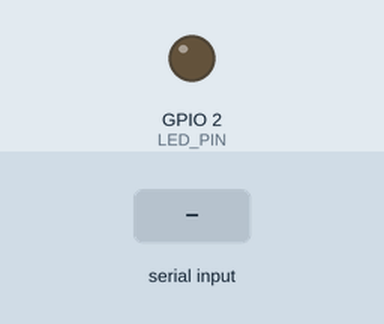
This sketch was run on a simulated ESP32. Shown: output pins drawn as LEDs (lit = HIGH). The inputs (shaded band) are chosen by the test bench. What the sketch prints to the serial monitor is not drawn.

Above: at 1.2 s.
1.3 s: "90,45\n" received over Serial
2.8 s: "8\n" received over Serial
Timing chart, 0 to 9.4 s (numbered marks = the images above; inputs shaded):
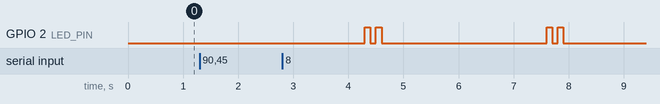

Measured:
- after the input at 1.3 s, every drawn part: stays the same

The sketch:

input-read.ino
```cpp
#include <Arduino.h>
#define LED_PIN 2  // Pin number for the ESP32 built-in LED
void setup()
{
  Serial.begin(9600);
  pinMode(LED_PIN, OUTPUT);
  Serial.println("Por favor aproxime seu cartao no sensor: "); // Prompt for UID input
}
void loop()
{
  if (Serial.available())
  {
    String input = Serial.readStringUntil('\n'); // Read the input from the terminal until a newline character is encountered

    if (input.length() > 0)
    {
      Serial.print("UID tag: ");
      Serial.println(input);

      input.replace(" ", ""); // Remove any spaces from the input string
      input.toUpperCase();

      if (input.length() == 8) // Check if the input string has the correct length
      {
        // Convert the input string to bytes
        byte uidBytes[4];
        for (byte i = 0; i < 4; i++)
        {
          String byteStr = input.substring(i * 2, i * 2 + 2);
          uidBytes[i] = strtol(byteStr.c_str(), nullptr, 16);
        }

        // Compare the UID bytes with the authorized UID
        if (uidBytes[0] == 0x70 && uidBytes[1] == 0xEA && uidBytes[2] == 0xAE && uidBytes[3] == 0x1B)
        {
          delay(3000);
          Serial.println("Identificado: Direção da escola. \nAcesso mestre autorizado");
          // Feedback do LED acesso autorizado
          digitalWrite(LED_PIN, HIGH);
          delay(1000);
          digitalWrite(LED_PIN, LOW);

          Serial.println("Escolha uma opção: \n1. Cadastrar nova credencial \n2. Editar credenciais \n3. Acessar relatorios \n4. Entrar em contato com pais");
        }
        else if (uidBytes[0] == 0xB3 && uidBytes[1] == 0xFD && uidBytes[2] == 0xCD && uidBytes[3] == 0x9A)
        {
          delay(3000);
          Serial.println("Identificado: Ariane Simões (aluna). \nAcesso autorizado");
          // Feedback do LED acesso autorizado
          digitalWrite(LED_PIN, HIGH);
          delay(1000);
          digitalWrite(LED_PIN, LOW);
        }
      }
      else
      {
        delay(3000);
        Serial.println("Acesso negado.");
        // Feedback LED acesso negado
        digitalWrite(LED_PIN, HIGH);
        delay(100);
        digitalWrite(LED_PIN, LOW);
        delay(100);
        digitalWrite(LED_PIN, HIGH);
        delay(100);
        digitalWrite(LED_PIN, LOW);
      }

      Serial.println("Por favor aproxime seu cartao no sensor: "); // Prompt for the next UID input
    }
  }
}
```
